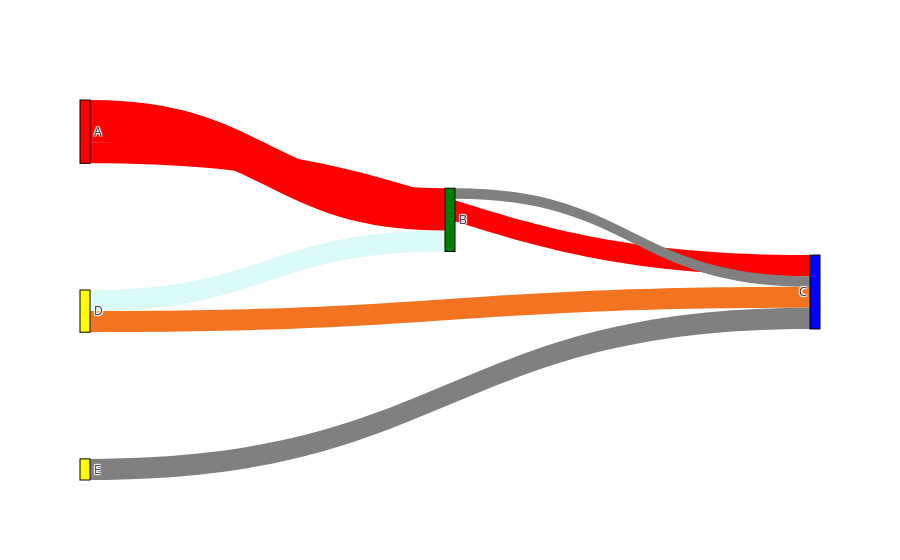

Source (notebook cell):
### Code cell
import plotly.graph_objects as go

##6 links
source = [0,0,3,3,1,4]
target = [1,2,2,1,2,2]#3 links to 1 with weight 1
value =  [2,1,1,1,0.5,1]#with weight 'value'

#question::: is 01234 represents abcde?

link_colors = ['red','red','#F27420','rgba(73,227,212,0.2)','grey','grey'] #links from node 0 are in red

link = {'source':source, 'target':target, 'value':value,
        'color':link_colors}
#thickness-of nodes
labels = ['A','B','C','D','E']

node_colors =['red','green','blue','yellow','yellow']


node = {'label':labels, 'pad':200, 'thickness':10,
        'color':node_colors,
        'line':{'color':'black','width':1}}


#link = dict(source=source)

sk =go.Sankey(link=link, node=node)
fig = go.Figure(sk)
fig.show()

### Figure 1 — Plotly figure (JSON) as saved in the notebook; plotly's stock layout.template omitted (floating-point values rounded to 4 significant figures)
{"data": [{"link": {"color": ["red", "red", "#F27420", "rgba(73,227,212,0.2)", "grey", "grey"], "source": [0, 0, 3, 3, 1, 4], "target": [1, 2, 2, 1, 2, 2], "value": [2, 1, 1, 1, 0.5, 1]}, "node": {"color": ["red", "green", "blue", "yellow", "yellow"], "label": ["A", "B", "C", "D", "E"], "line": {"color": "black", "width": 1}, "pad": 200, "thickness": 10}, "type": "sankey"}], "layout": {}}
